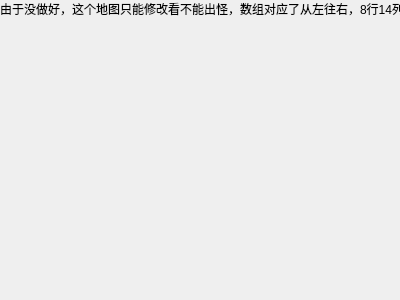
<?xml version="1.0" encoding="UTF-8"?>
<ui version="4.0">
 <class>choosesave</class>
 <widget class="QDialog" name="choosesave">
  <property name="geometry">
   <rect>
    <x>0</x>
    <y>0</y>
    <width>400</width>
    <height>300</height>
   </rect>
  </property>
  <property name="windowTitle">
   <string>Dialog</string>
  </property>
  <widget class="QLabel" name="label">
   <property name="text">
    <string>由于没做好，这个地图只能修改看不能出怪，数组对应了从左往右，8行14列的区块，0：水上不可种格，1：路径  2：出怪口 3：草皮 4：家,重复存档会使文件被覆盖，请及时修改文件名！</string>
   </property>
  </widget>
 </widget>
 <resources/>
 <connections/>
</ui>
